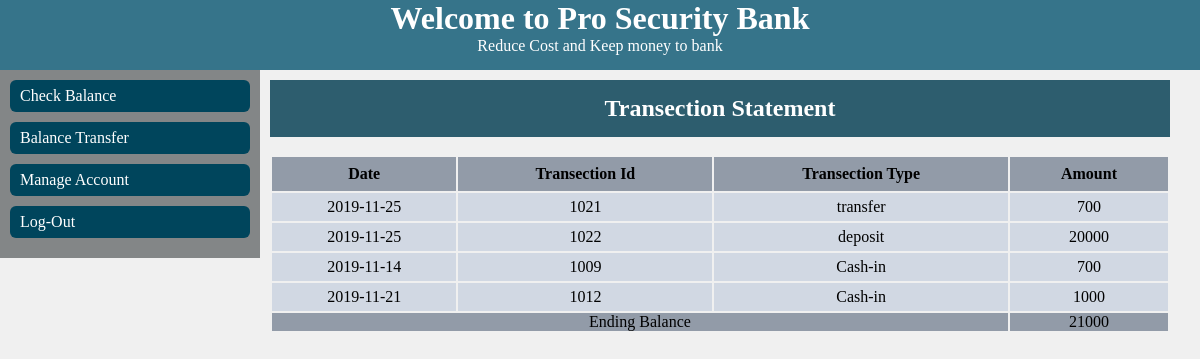
The page /?p=transection_statement&id=3 (signed in) on the database its author committed.
### tables this page shows
CREATE TABLE `transection` (
  `trans_id` int(11) NOT NULL,
  `account_no` int(11) DEFAULT NULL,
  `trans_type` varchar(15) DEFAULT NULL,
  `amount` double DEFAULT NULL,
  `trans_date` date DEFAULT NULL
);

CREATE TABLE `transfer` (
  `trans_id` int(11) NOT NULL,
  `account_from` int(11) DEFAULT NULL,
  `account_to` int(11) DEFAULT NULL,
  `amount` double DEFAULT NULL,
  `date` date DEFAULT NULL
);

### transection_statement.php (the view)
<?php
if(isset($_GET['id']))
{
	$cn = mysqli_connect("localhost","root","","bankmanagement");
	$sql = "select trans_id,trans_type,amount,trans_date from transection where account_no = '".$_GET['id']."' order by trans_date ASC";
	$sqlt = "select trans_id,amount,date from transfer where account_to = '".$_GET['id']."' order by trans_id ASC";
			if($result = mysqli_query($cn,$sql))
			{
				print '<table class="table">
	<tr class="th"><th>Date</th><th>Transection Id</th><th>Transection Type</th><th>Amount</th></tr>';
				$balance = 0;
				$resultf = mysqli_query($cn,$sqlt);
				while ($row = mysqli_fetch_array($result))
				{
					if($row['trans_type']=='deposit')
					{
						$balance+=$row['amount'];
					}
					else
					{
						$balance-=$row['amount'];
					}
					print '<tr class="tr"><td>'.$row['trans_date'].'</td><td>'.$row['trans_id'].'</td><td>'.$row['trans_type'].'</td><td>'.$row['amount'].'</td></tr>';
				}
				while ($row = mysqli_fetch_array($resultf))
				{
					$balance+=$row['amount'];
					print '<tr class="tr"><td>'.$row['date'].'</td><td>'.$row['trans_id'].'</td><td>Cash-in</td><td>'.$row['amount'].'</td></tr>';
				}
				print '<tr class="th"><td colspan="3">Ending Balance</td><td>'.$balance.'</td></tr>';
				print '</table>';
			}
			else
			{
				print '<h2 class="balancee">Data Not Found</h2>';
			}
}
else
{
	print '<h2 class="balancee">Enter valid Account No</h2>';
}

### index.php (shortened to what this page needs)
<?php
print '<!DOCTYPE html>
<html>
<head>
	<link rel="stylesheet" type="text/css" href="style.css">
</head>
<body>
	<div class="top">
		<h1>Welcome to Pro Security Bank </h1>
		<span>Reduce Cost and Keep money to bank</span>
	</div>
	<div class="content">
	<div class="left">';
	if($_SESSION['role'] =='USER')
	{
		print '
			<a href="?p=check_balance" class="btn block">Check Balance</a>
			<a href="?p=balance_transfer" class="btn block">Balance Transfer</a>
			<a href="?p=manage_account" class="btn block">Manage Account</a>
			<a href="?logout=true" class="btn block">Log-Out</a>
		';
	}
	print '</div>
		<div class="right">';
		if($_SESSION['role'] !='')
		{
					if(isset($_GET['p']))
					{
						if(file_exists($_GET['p'].".php"))
							{
								print '<h2 class="head">'.ucwords(str_replace("_", " ", $_GET['p'])).'</h2><br>';
								include($_GET['p'].".php");
							}
							else
							{
								print '<h2 class="head">Error Found</h2><br>';
								include("404.php");
							}
					}
					else
					{
						include("home.php");
					}
		}
		else
		{
			print '<div class="loginc">';
			include("login.php");
			print '</div>';
		}
		?>
		</div>
	</div>
</body>
</html>

### style.css (style rules this page uses)
* { margin: 0px; padding: 0px; }
body { background-color: #f0f0f0; }
.top { width: 100%; background-color: #36748a; height: 70px; text-align: center; color: #ffffff; }
.content { width: 100%; }
.left { width:20%; float: left;background-color:#838687 ; padding: 10px; }
.right { width:75%; float: left; padding: 10px; text-align: center; }
.btn { border-radius: 6px; margin-bottom: 10px; overflow: hidden; background-color: #00455c; text-decoration: none;color:#ffffff;padding: 7px 10px 7px 10px; }
.head { color: #fff;background-color: #2d5d6e; padding: 15px; }
.block { display: block; }
.table { width: 100%;text-align: center; }
.th { padding: 2px; background-color: #929ba8; }
.tr { padding: 2px; background-color: #d1d8e3; }
.th th { padding: 8px; }
.tr td { padding: 5px; }

### rows shown on the page
transection: trans_date "2019-11-25", trans_id "1021", trans_type "transfer", amount "700"
transection: trans_date "2019-11-25", trans_id "1022", trans_type "deposit", amount "20000"
transfer: date "2019-11-14", trans_id "1009", amount "700"
transfer: date "2019-11-21", trans_id "1012", amount "1000"

### other values the page prints
str_replace("_", " ", $_GET['p']) "Transection Statement"
$balance "21000"
